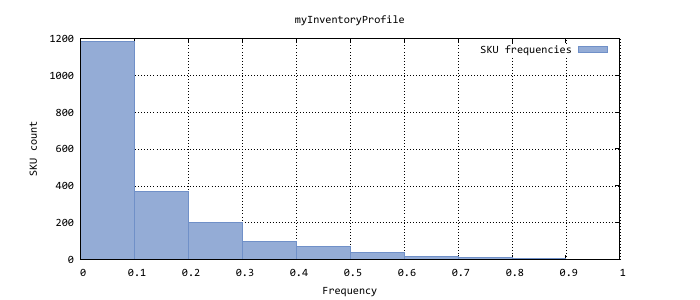

gnuplot code for this plot:
reset
# Output definition
set terminal pdfcairo enhanced size 7, 3 font "Consolas, 12"
set lmargin 13
set rmargin 13
# Parameters
set key right top Right
set grid
set style fill solid 0.75
# Line-Styles
set style line 1 linetype 1 linecolor rgb "#7090c8" linewidth 1
set output "myInventoryProfile.pdf"
set title "myInventoryProfile"
set xlabel "Frequency"
set ylabel "SKU count"
plot \
"myInventoryProfilegroups.dat" u 1:2 w boxes linestyle 1 t "SKU frequencies"
set title "myInventoryProfile"
set xlabel "SKU"
set ylabel "frequency"
plot \
"myInventoryProfilesimple.dat" u 1:2 w steps linestyle 1 t "SKU frequencies"
set title "myInventoryProfile"
set xlabel "SKU"
set ylabel "rel. cum. frequency"
plot \
"myInventoryProfilecumulative.dat" u 1:2 w steps linestyle 1 t "cum. SKU frequencies"
set title "myInventoryProfile"
set xlabel "SKU"
set ylabel "probability"
plot \
"myInventoryProfileprobability.dat" u 1:2 w steps linestyle 1 t "SKU probabilities"
set title "myInventoryProfile"
set xlabel "SKU"
set ylabel "size"
plot \
"myInventoryProfileweights.dat" u 1:2 w steps linestyle 1 t "SKU size"
set title "myInventoryProfile"
set xlabel "SKU"
set ylabel "units"
plot \
"myInventoryProfilebundlesizes.dat" u 1:2 w steps linestyle 1 t "SKU replenishment order size"
reset
exit
